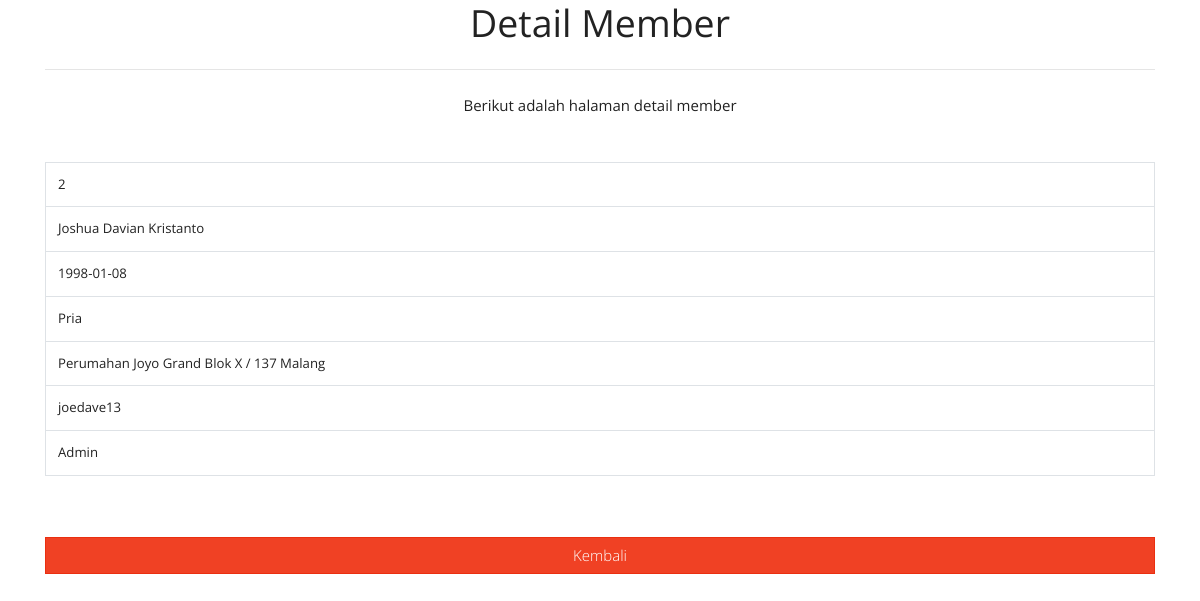
/Member/detail/2, run on the app's committed database.
### tables this page shows
CREATE TABLE `user` (
  `id` int(11) NOT NULL,
  `nama` varchar(30) NOT NULL,
  `ttl` date NOT NULL,
  `jk` varchar(20) NOT NULL,
  `alamat` varchar(50) NOT NULL,
  `username` varchar(30) NOT NULL,
  `password` varchar(32) NOT NULL,
  `level` int(5) NOT NULL
);

### application/controllers/Member.php (called while the page is built, shortened)
<?php
class Member extends CI_Controller {
	public function __construct()
	{
		$this->load->model('M_member');
		$this->load->library('form_validation');
	}
	public function detail($id)
	{
		$where = $id;
		$data["user"] = $this->M_member->detail_data($where);
		$this->load->view('detail_datamember', $data);
	}
}

### index.php (called while the page is built, shortened)
<?php
require_once BASEPATH.'core/CodeIgniter.php';

### application/models/M_member.php (called while the page is built, shortened)
<?php
class M_member extends CI_Model {
	public function detail_data($where)
	{
		$this->db->select('user.*');
		$this->db->from('user');
		$this->db->where('user.id', $where);
		$query = $this->db->get();
		return $query->result();
	}
}

### application/views/detail_datamember.php (the view, shortened to what this page needs)
<!DOCTYPE html>
<html lang="en">
	<head>
		<link href="https://stackpath.bootstrapcdn.com/bootswatch/4.1.1/yeti/bootstrap.min.css" rel="stylesheet">
		<link rel="stylesheet" href="https://cdnjs.cloudflare.com/ajax/libs/open-iconic/1.1.1/font/css/open-iconic-bootstrap.min.css" />
	</head>
	<body>
		<div class="container">
			<center>
				<center><h1><b>Detail Member</b></h1></center>
				<center><hr class="my-4"></center>
				<center>Berikut adalah halaman detail member</center>
			</center>
			<br><br>
			<?php foreach ($user as $key) { ?>
				<table class="table table-hover table-bordered">
					<tr id="popover" data-content="ID Member">
						<td><?php echo $key->id; ?></td>
					</tr>
					<tr id="popover" data-content="Nama Member">
						<td><?php echo $key->nama; ?></td>
					</tr>
					<tr id="popover" data-content="Tanggal Lahir">
						<td><?php echo $key->ttl; ?></td>
					</tr>
					<tr id="popover" data-content="Jenis Kelamin">
						<td><?php echo $key->jk; ?></td>
					</tr>
					<tr id="popover" data-content="Alamat">
						<td><?php echo $key->alamat; ?></td>
					</tr>
					<tr id="popover" data-content="Username">
						<td><?php echo $key->username; ?></td>
					</tr>
					<tr id="popover" data-content="Status">
						<td>
							<?php
								if ($key->level == 1) {
									echo "Admin";
								}
								else {
									echo "Member";
								}
							?>
						</td>
					</tr>
				</table>
			<?php } ?>
			<br><br>
			<a class="btn btn-block btn-danger" href="<?php echo base_url('Member/index'); ?>">
				<span class="oi oi-chevron-left"></span> Kembali
			</a>
			<br><br>
		</div>
	</body>
</html>

### data on the page
user: id "2", nama "Joshua Davian Kristanto", ttl "1998-01-08", jk "Pria", alamat "Perumahan Joyo Grand Blok X / 137 Malang", username "joedave13", level "Admin"
